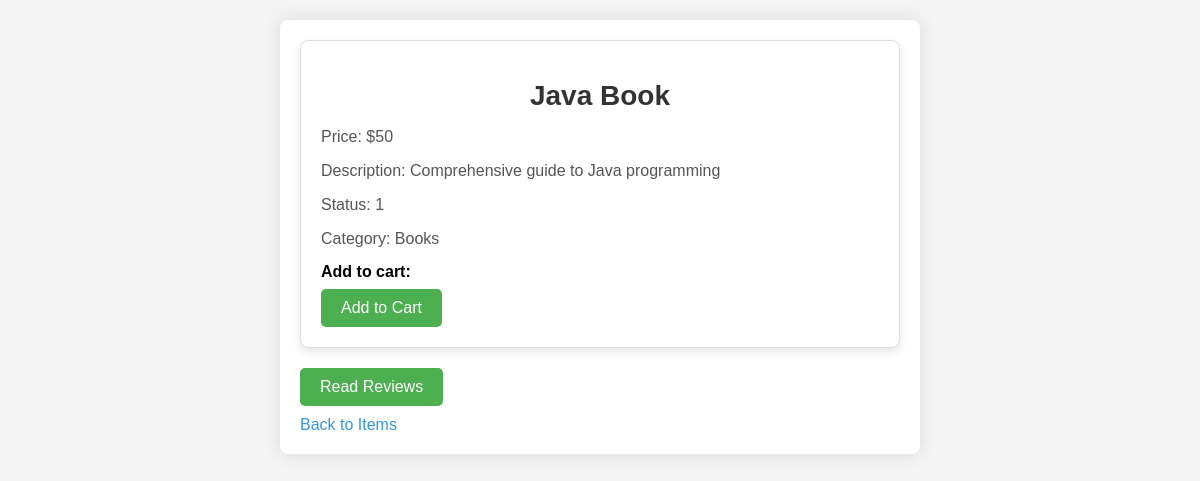
/shop/items/3, run on the app's committed database.
### tables this page shows
CREATE TABLE "Item"
(
    id          integer
        constraint id
            primary key,
    name        TEXT    not null,
    description TEXT    not null,
    price       integer not null,
    status      INTEGER not null
        constraint satus
            references Items_stat (item_stat),
    category    TEXT    not null
        constraint category
            references Categoty
);

### urls/item_route.py (the view)
@items_blueprint.route('/shop/items/<int:item_id>', methods=['GET'])
def get_items(item_id):
    item = load_from_db('*', 'Item', {'id': item_id})
    review_id = load_from_db('feedback_id', 'feedback', {'item_id': item_id})
    return render_template('item_page.html', item=item, review_id=review_id)

### connect_db.py (called while the page is built)
    def __enter__(self):
        self.my_db = sqlite3.connect('identifier.sqlite')
        self.row_factory = self.dict_factory
        self.cursor = self.my_db.cursor()
        return self.cursor

    def __exit__(self, exc_type, exc_val, exc_tb):
        if self.my_db:
            if exc_type is None:
                self.my_db.commit()
            self.my_db.close()

### db_requests.py (called while the page is built)
def load_from_db(selected_cl: str, table: str, linked_column=None):
    with Connect_DB() as cursor:
        cursor_string = f'SELECT {selected_cl} FROM "{table}"'
        if linked_column:
            cursor_string += ' WHERE '
            condition = []
            vals = []
            for key, val in linked_column.items():
                condition.append(f'{key} = ?')
                vals.append(val)
            cursor_string += ' AND '.join(condition)
            print(cursor_string, vals)
            cursor.execute(cursor_string, vals)
        else:
            print(cursor_string)
            cursor.execute(cursor_string)
        return cursor.fetchall()

### templates/item_page.html (shortened to what this page needs)
<!DOCTYPE html>
<html lang="en">
<head>
    <link rel="stylesheet" type="text/css" href="{{ url_for('static', filename='styles.css') }}">
</head>
<body>
<div class="item-details-container">
    {% for item in item %}
        <div class="item">
            <form method="POST" action="/shop/cart/">
                <h1>{{ item[1] }}</h1>
                <p>Price: ${{ item[3] }}</p>
                <p>Description: {{ item[2] }}</p>
                <p>Status: {{ item[4] }}</p>
                <p>Category: {{ item[5] }}</p>
                <label for="quantity">Add to cart:</label>
                <button class="item_page_bottom">Add to Cart</button>
            </form>
        </div>
    {% endfor %}
    {% if review_id %}
        <button class="reviews_page_bottom" onclick="reviews_page('{{ item[0][0] }}')">Read Reviews</button>
        <a href="/shop/items">Back to Items</a>
    {% else %}
        <button class="reviews_page_bottom" onclick="reviews_page('{{ item[0][0] }}')">Create Reviews</button>
    {% endif %}
</div>
</body>
</html>

### static/styles.css (style rules this page uses)
body { font-family: 'Arial', sans-serif; background-color: #f4f4f4; margin: 0; padding: 0; }
label { display: block; margin-bottom: 8px; font-weight: bold; }
button { background-color: #4CAF50; color: white; padding: 10px 20px; border: none; border-radius: 5px; cursor: pointer; font-size: 16px; }
h1 { text-align: center; font-size: 36px; color: #333; margin-bottom: 20px; }
.item { border: 1px solid #ddd; border-radius: 8px; box-shadow: 0 4px 8px rgba(0, 0, 0, 0.1); padding: 20px; margin-bottom: 20px; transition: transform 0.3s ease; }
.item p { font-size: 16px; color: #555; margin-bottom: 15px; }
.item-details-container { max-width: 600px; margin: 20px auto; padding: 20px; background-color: #fff; border-radius: 8px; box-shadow: 0 0 20px rgba(0, 0, 0, 0.1); }
h1 { font-size: 28px; color: #333; margin-bottom: 10px; }
p { font-size: 16px; color: #555; margin-bottom: 10px; }
a { display: block; color: #3498db; text-decoration: none; margin-top: 10px; }
.item-details-container .item { margin-bottom: 20px; }
.item-details-container h1 { font-size: 28px; color: #333; margin-bottom: 10px; }
.item-details-container p { font-size: 16px; color: #555; margin-bottom: 10px; }
.item-details-container a { display: block; color: #3498db; text-decoration: none; margin-top: 10px; }
body { font-family: Arial, sans-serif; margin: 20px; }

### data on the page
Item: name "Java Book", price "50", description "Comprehensive guide to Java programming", status "1", category "Books"
